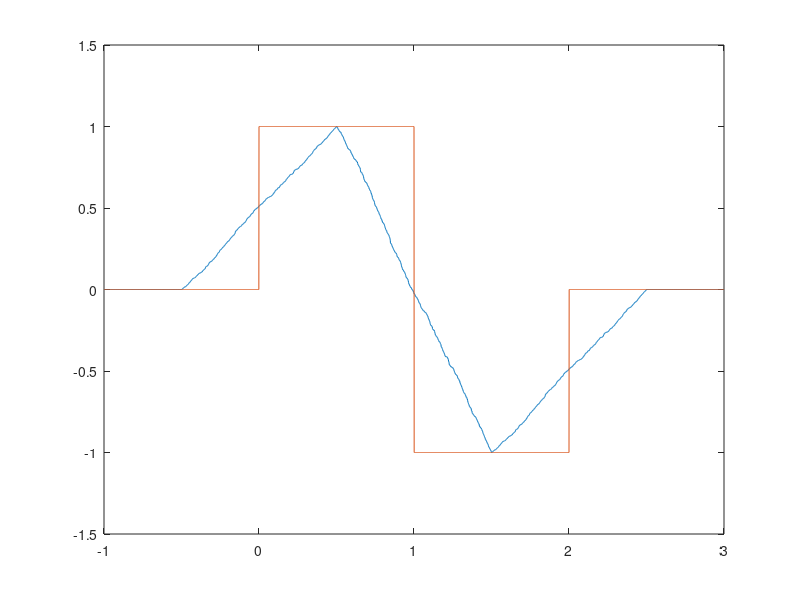
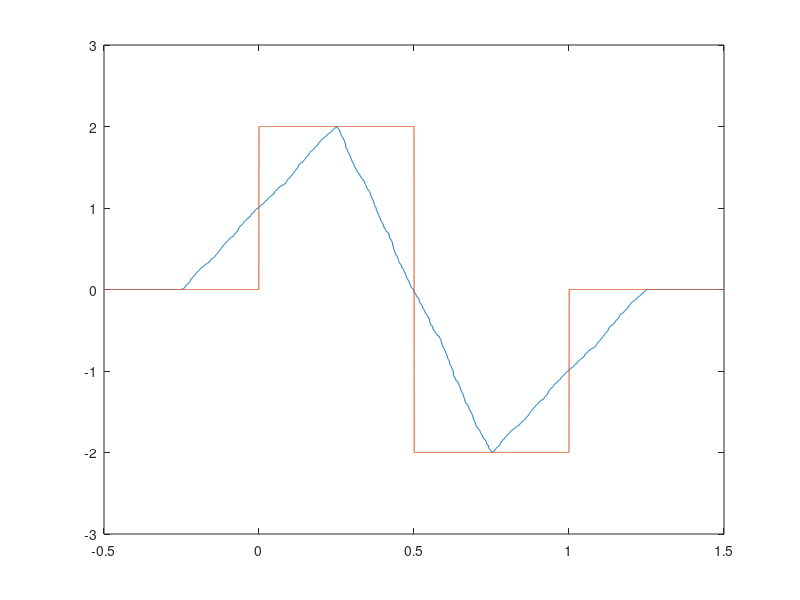
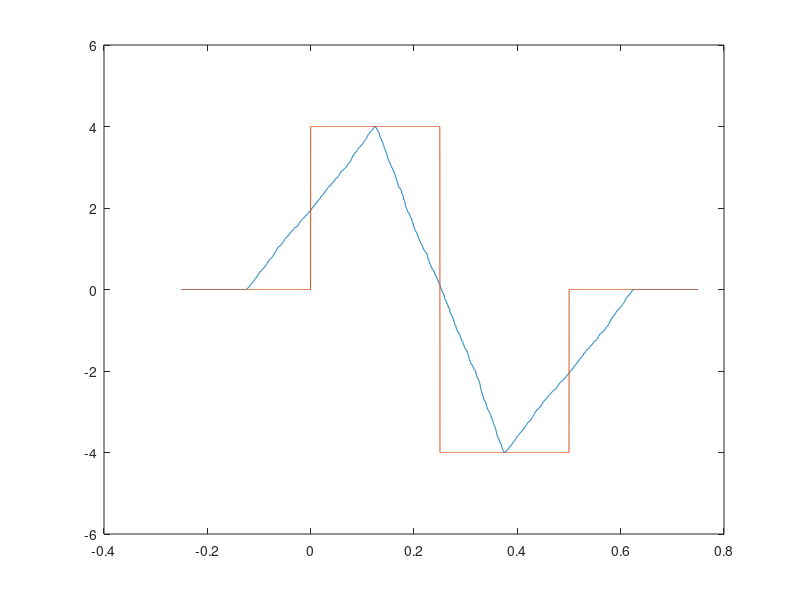
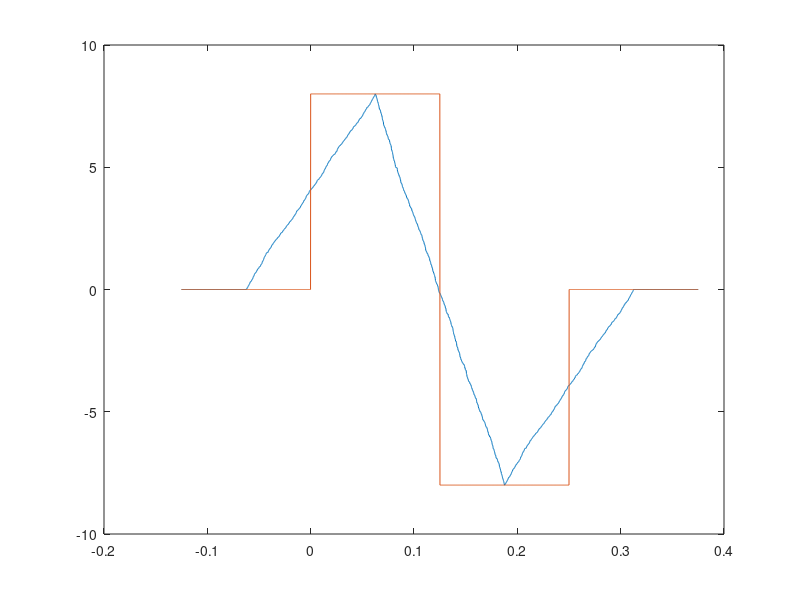

Here is the MATLAB script that generated these plots, in order:
clc; clear; close all
%%

hVec = 2.^[0:-1:-5];

M = 1e3;
p = 1;

errloc = zeros(1, M);

for i = 1 : length(hVec)
    
    h = hVec(i);
    
    xFine = -h : h/1000 : 2*h+h;
    gradPhiPrMean = zeros(size(xFine));

    x = [0, h, 2*h];

    gradPhi = 1 / h .* (xFine >= x(1)) .* (xFine <= x(2)) ...
             -1 / h .* (xFine > x(2)) .* (xFine <= x(3));
    
    for j = 1 : M
        X = x + h^p * (rand - 0.5);
        gradPhiPr = 1 / (X(2) - X(1)) .* (xFine >= X(1)) .* (xFine <= X(2)) ...
                - 1 / (X(3) - X(2)) .* (xFine > X(2)) .* (xFine <= X(3));
        gradPhiPrMean = gradPhiPrMean + 1/M * gradPhiPr;
    end
   
    figure
    plot(xFine, gradPhiPrMean);
    hold on
    plot(xFine, gradPhi);
    
    errFunc = zeros(size(xFine));
    for j = 1 : length(xFine)
        if gradPhi(j) == 0
            errFunc(j) = abs(gradPhiPrMean(j));
        else
            errFunc(j) = abs(gradPhiPrMean(j) - gradPhi(j)) / gradPhi(j);
        end
    end
    
    err(i) = trapz(xFine, errFunc);
    
        
end

figure
loglog(hVec, err, 'o-');
hold on
loglog(hVec, hVec.^(p-1), 'k--');